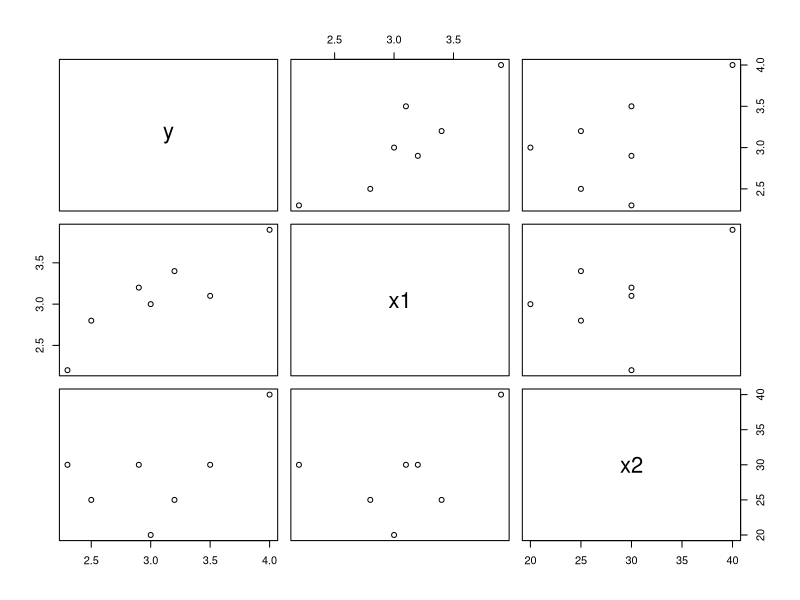
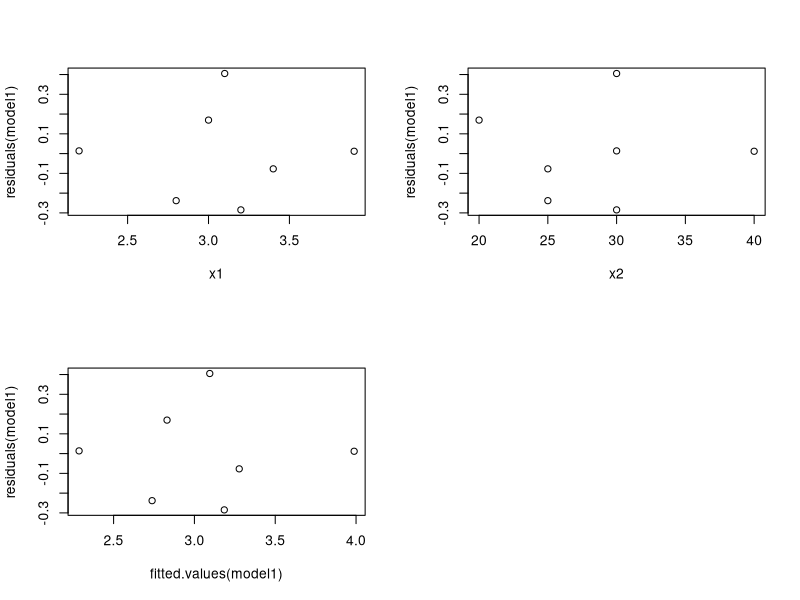
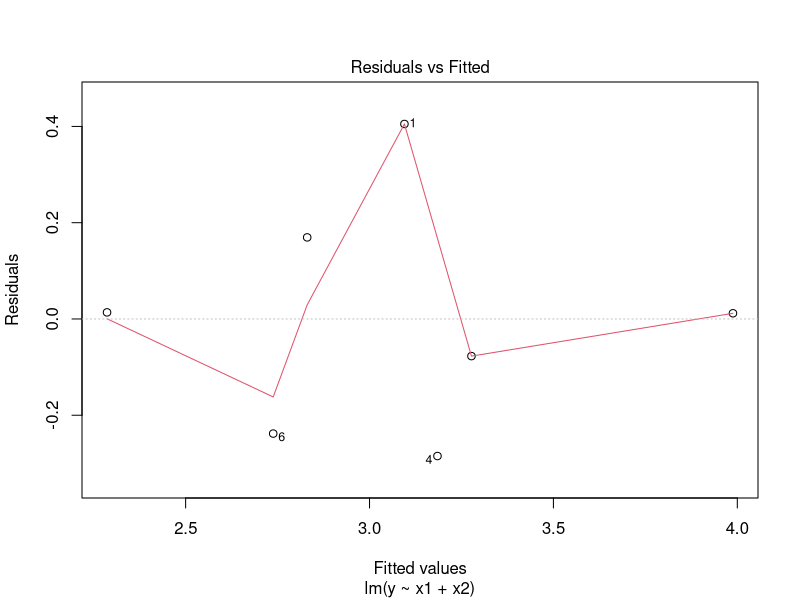
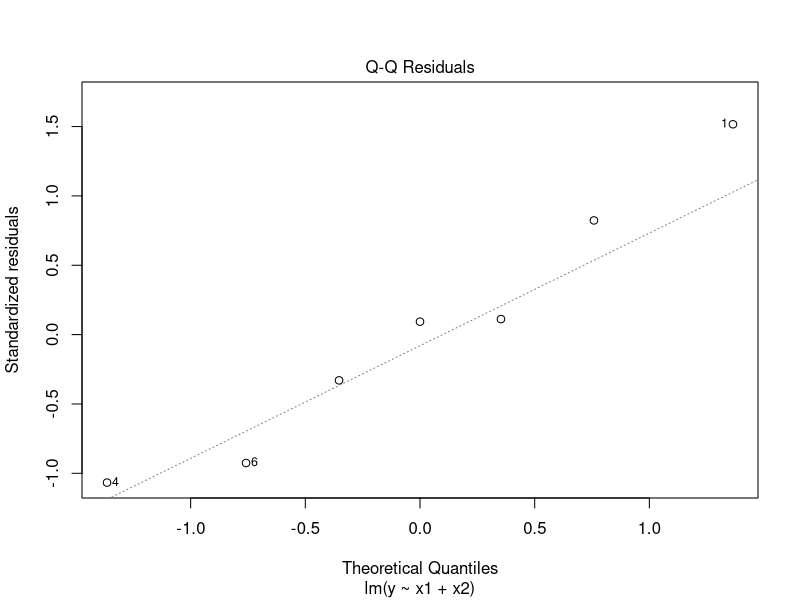
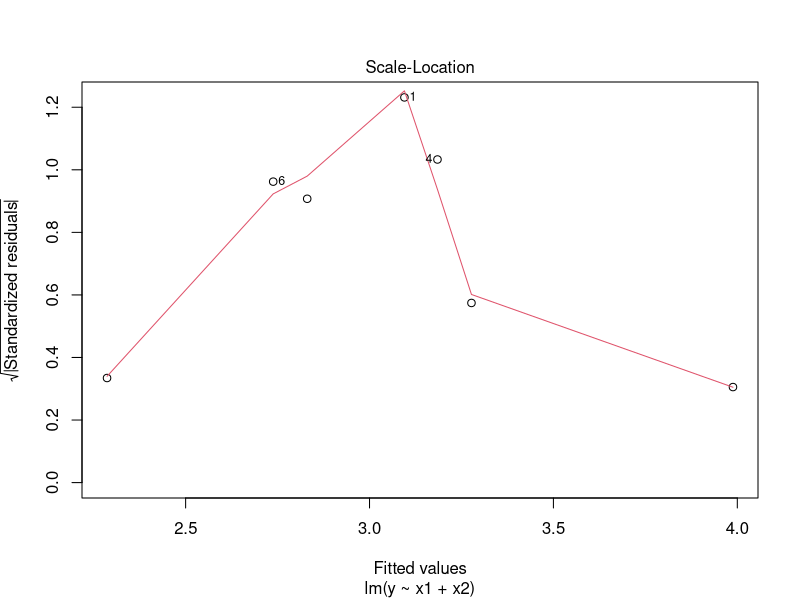
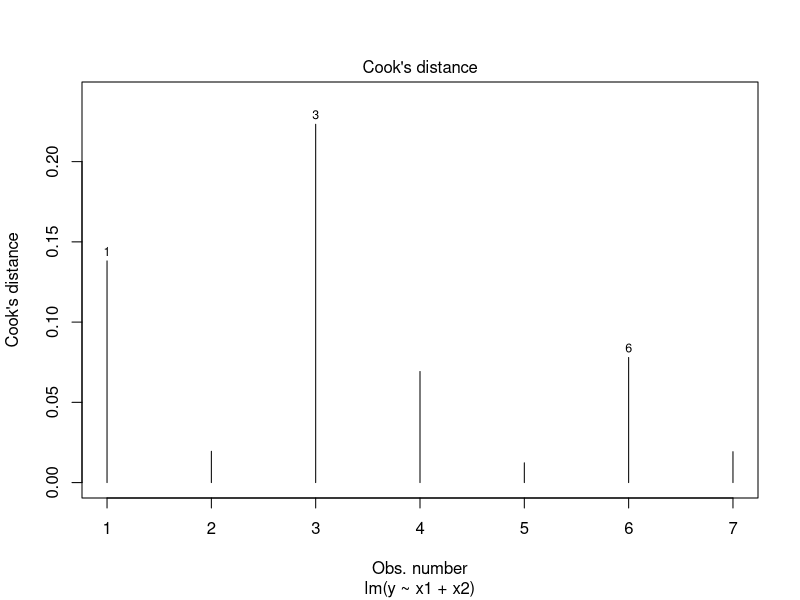
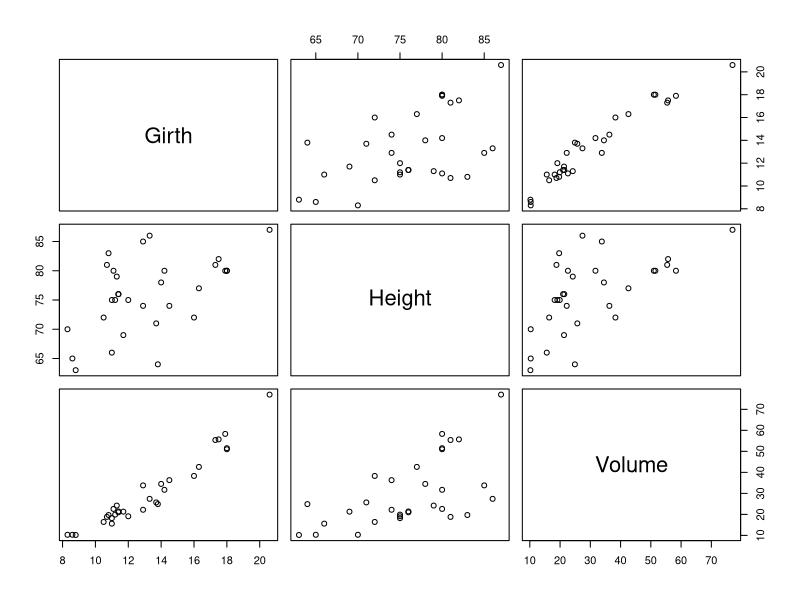
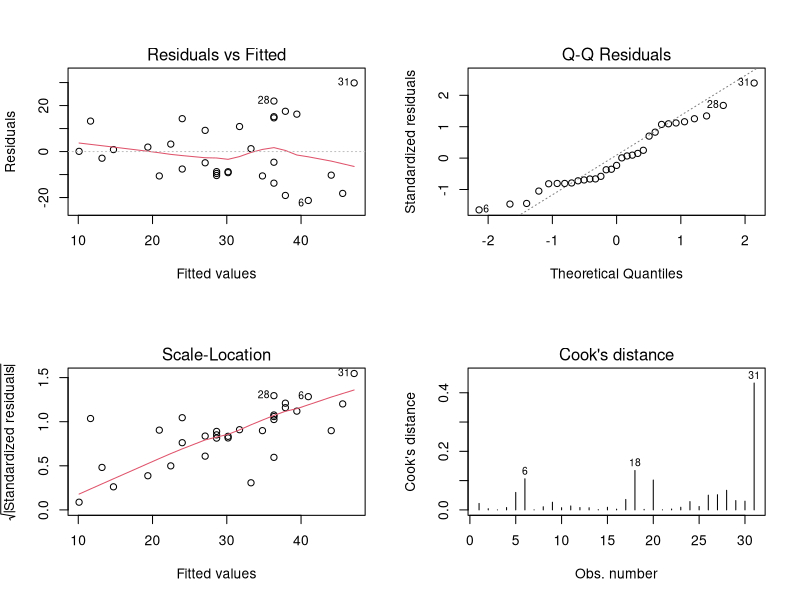

The R script that drew these images, in order:
# Notes: 
# + without interaction only main effects
# * with interaction and main effects
# : only with interaction effects without main effects
# if you combine + and :, it will be same as using *
# Q1
illustration = data.frame(
  y = c(3.5, 3.2, 3, 2.9, 4, 2.5, 2.3),
  x1 = c(3.1, 3.4, 3, 3.2, 3.9, 2.8, 2.2), 
  x2 = c(30, 25, 20, 30, 40, 25, 30)
)

illustration

pairs(illustration)

attach(illustration)

model1 = lm(y~x1+x2)
summary(model1)

par(mfrow=c(2,2))
plot(residuals(model1)~x1)
plot(residuals(model1)~x2)
plot(residuals(model1)~fitted.values(model1))

par(mfrow=c(1,1))

summary.aov(model1)
plot(model1, which=1:4)

#Q2
data(trees)

attach(trees)
pairs(trees)

par(mfrow=c(2,2))

model1 = lm(Volume~Height)
plot(model1, which = 1:4)

model2=lm(Volume~I(Height*Girth^2)-1)
plot(model2, which = 1:4)

summary(model1)
summary(model2)
summary.aov(model1)
summary.aov(model2)

model3=lm(Volume~I(Height*Girth^2))
plot(model3, which = 1:4)
summary(model3)
summary.aov(model3)

# Q3
library(MASS)
data(whiteside)

attach(whiteside)
pairs(whiteside)

# Differentiating plots
plot(Gas~Temp, type = "n")
points(Gas[Insul=='Before']~Temp[Insul=='Before'])
points(Gas[Insul=='After']~Temp[Insul=='After'], pch=3)
legend(x="topright",legend=c("Before", "After"),pch = c(1,3), cex = 0.8)

gas.before = lm(Gas ~ Temp, subset = Insul=="Before")
gas.after = lm(Gas ~ Temp, subset = Insul=="After")
summary(gas.before)
summary(gas.after)

gas.sep.intercept = lm(Gas ~ Insul + Temp )
summary(gas.sep.intercept)

gas.sep.slope = lm(Gas ~ Temp:Insul)
summary(gas.sep.slope)

gas.sep.interc.slope = lm(Gas ~ Insul * Temp)
summary(gas.sep.interc.slope)

lines(fitted(gas.sep.interc.slope)[Insul=="Before"]~Temp[Insul=="Before"])
lines(fitted(gas.sep.interc.slope)[Insul=="After"]~Temp[Insul=="After"],col="red")

# Q4
